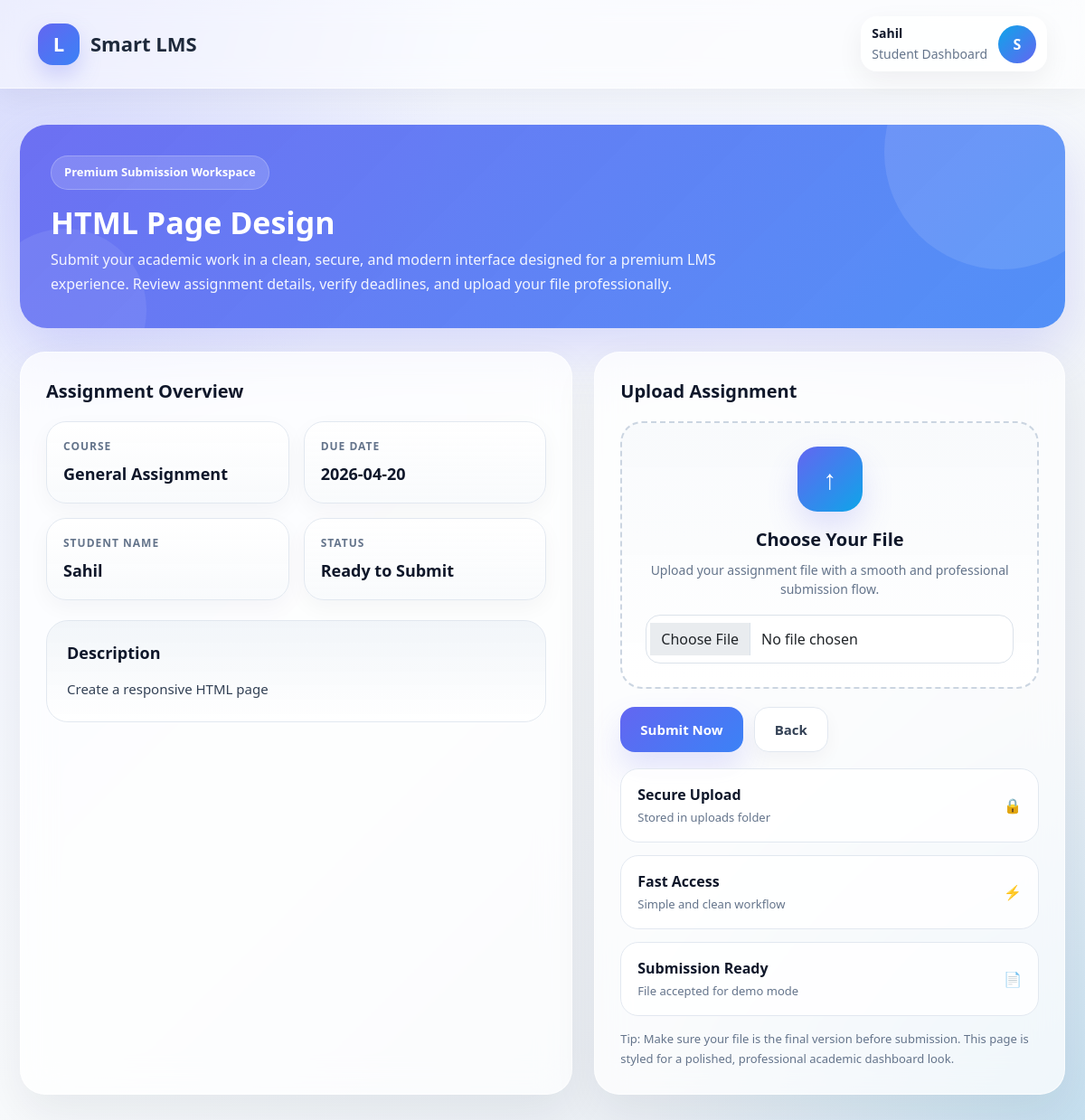
The page /lms_project/submit_assignment.php?id=1 (signed in) on the database its author committed.
### tables this page shows
CREATE TABLE `assignments` (
  `id` int(11) NOT NULL,
  `course_id` int(11) DEFAULT NULL,
  `title` varchar(100) DEFAULT NULL,
  `description` text DEFAULT NULL,
  `due_date` date DEFAULT NULL
);

### lms_project/submit_assignment.php (the view, shortened to what this page needs)
<?php
include 'includes/db.php';
$user = $_SESSION['user'];
$name = isset($user['name']) ? htmlspecialchars($user['name']) : 'Student';
$initial = strtoupper(substr($name, 0, 1));
$id = intval($_GET['id']);
$query = "SELECT * FROM assignments WHERE id = $id";
$result = mysqli_query($conn, $query);
$assignment = mysqli_fetch_assoc($result);
$title = isset($assignment['title']) ? htmlspecialchars($assignment['title']) : 'Assignment';
$description = isset($assignment['description']) ? htmlspecialchars($assignment['description']) : 'No description available';
$due_date = isset($assignment['due_date']) ? htmlspecialchars($assignment['due_date']) : 'Not Available';
$course = 'General Assignment';
?>
<!DOCTYPE html>
<html lang="en">
<head>
    <link href="https://cdn.jsdelivr.net/npm/bootstrap@5.0.2/dist/css/bootstrap.min.css" rel="stylesheet">
</head>
<body>
<nav class="navbar-pro">
    <div class="container d-flex justify-content-between align-items-center">
        <div class="brand">
            <div class="brand-logo">L</div>
            <div>Smart LMS</div>
        </div>
        <div class="profile-chip">
            <div>
                <div style="font-size:14px; font-weight:700; color:#0f172a;"><?php echo $name; ?></div>
                <small style="color:#64748b;">Student Dashboard</small>
            </div>
            <div class="avatar"><?php echo $initial; ?></div>
        </div>
    </div>
</nav>
<div class="main-wrap">
    <div class="container page-shell">
        <div class="top-banner">
            <div class="banner-tag">Premium Submission Workspace</div>
            <h1><?php echo $title; ?></h1>
            <p>
                Submit your academic work in a clean, secure, and modern interface designed for a premium LMS experience.
                Review assignment details, verify deadlines, and upload your file professionally.
            </p>
        </div>
        <div class="content-grid">
            <div class="glass-card left-panel">
                <div class="section-title">Assignment Overview</div>
                <div class="meta-grid">
                    <div class="meta-box">
                        <div class="meta-label">Course</div>
                        <div class="meta-value"><?php echo $course; ?></div>
                    </div>
                    <div class="meta-box">
                        <div class="meta-label">Due Date</div>
                        <div class="meta-value"><?php echo $due_date; ?></div>
                    </div>
                    <div class="meta-box">
                        <div class="meta-label">Student Name</div>
                        <div class="meta-value"><?php echo $name; ?></div>
                    </div>
                    <div class="meta-box">
                        <div class="meta-label">Status</div>
                        <div class="meta-value">Ready to Submit</div>
                    </div>
                </div>
                <div class="desc-card">
                    <div class="section-title" style="font-size:18px; margin-bottom:12px;">Description</div>
                    <p><?php echo $description; ?></p>
                </div>
            </div>
            <div class="glass-card right-panel">
                <div class="section-title">Upload Assignment</div>
                <form method="POST" enctype="multipart/form-data">
                    <div class="upload-area">
                        <div class="upload-icon">↑</div>
                        <div class="upload-title">Choose Your File</div>
                        <div class="upload-sub">Upload your assignment file with a smooth and professional submission flow.</div>
                        <input type="file" name="assignment_file" class="form-control" required>
                    </div>
                    <div class="btn-wrap">
                        <button type="submit" name="submit_assignment" class="btn-ultra btn-primary-pro">
                            Submit Now
                        </button>
                        <a href="/lms_project/assignments.php" class="btn-ultra btn-light-pro">
                            Back
                        </a>
                    </div>
                </form>
                <div class="side-stats">
                    <div class="mini-stat">
                        <div>
                            <strong>Secure Upload</strong><br>
                            <span>Stored in uploads folder</span>
                        </div>
                        <div>🔒</div>
                    </div>
                    <div class="mini-stat">
                        <div>
                            <strong>Fast Access</strong><br>
                            <span>Simple and clean workflow</span>
                        </div>
                        <div>⚡</div>
                    </div>
                    <div class="mini-stat">
                        <div>
                            <strong>Submission Ready</strong><br>
                            <span>File accepted for demo mode</span>
                        </div>
                        <div>📄</div>
                    </div>
                </div>
                <div class="footer-note">
                    Tip: Make sure your file is the final version before submission. This page is styled for a polished, professional academic dashboard look.
                </div>
            </div>
        </div>
    </div>
</div>
</body>
</html>

### rows shown on the page
assignments: title "HTML Page Design", due_date "2026-04-20", description "Create a responsive HTML page"

### other values the page prints
$name "Sahil"
$initial "S"
$course "General Assignment"
